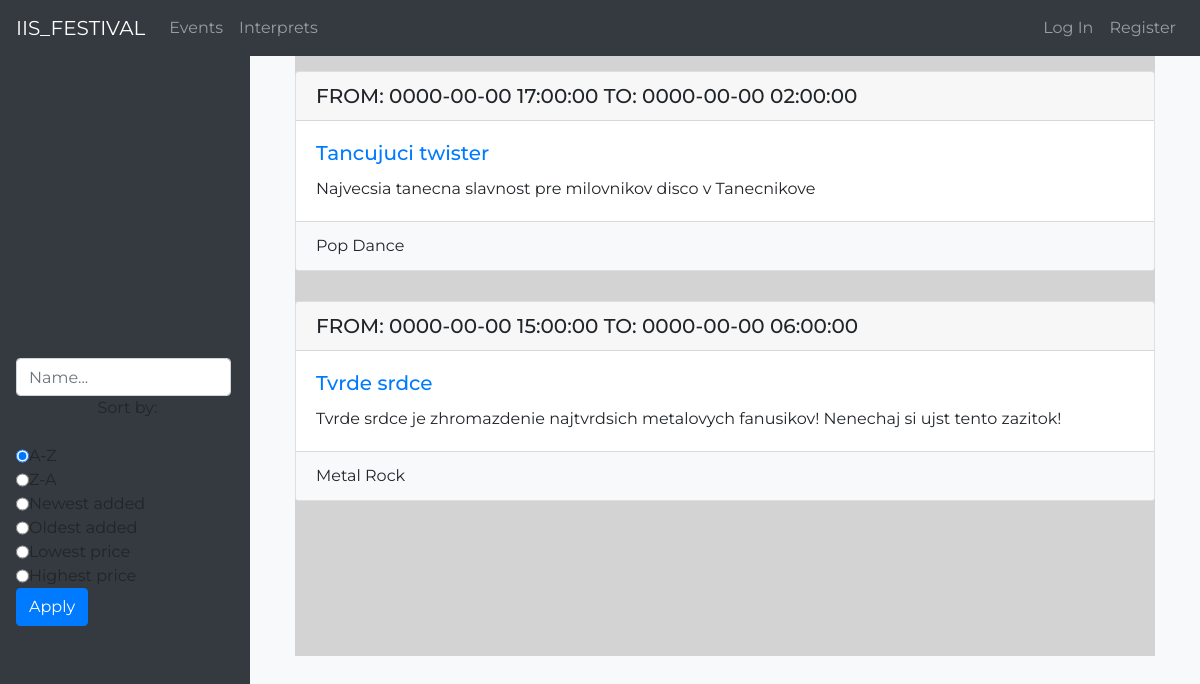
Page /events.php on the earlier database version.
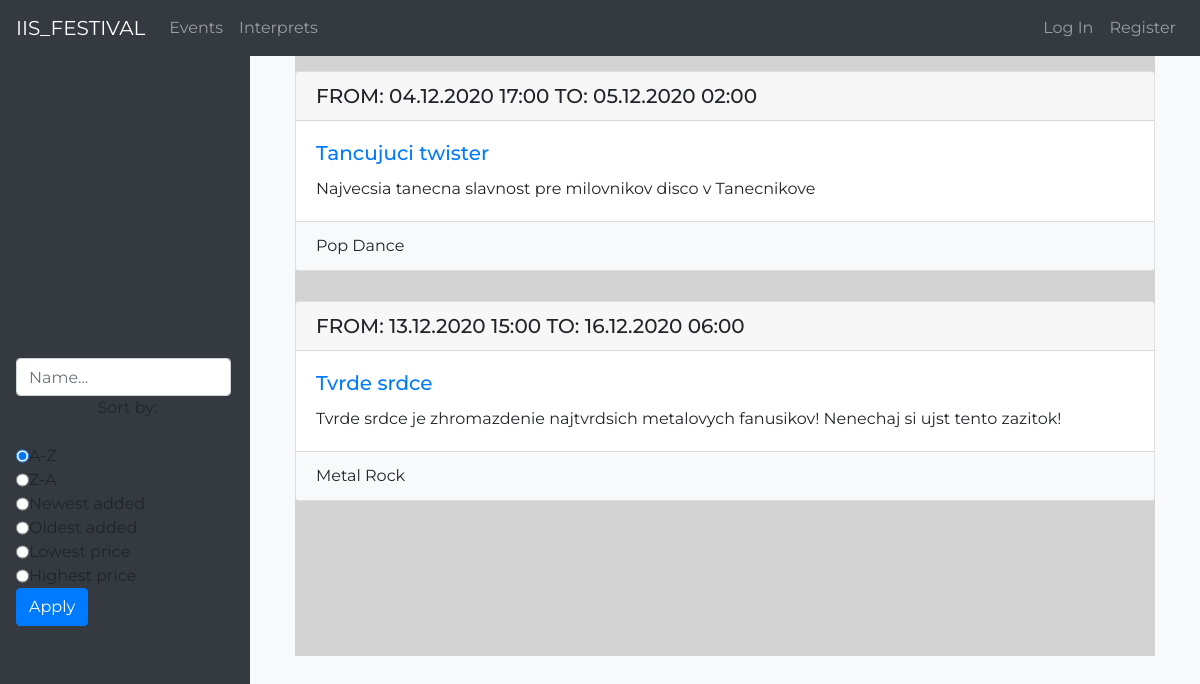
Same page on the later database version.
### tables this page shows
CREATE TABLE EVENTS (
    EventID int PRIMARY KEY AUTO_INCREMENT NOT NULL,
    Name varchar(128) NOT NULL,
    Describtion varchar(255),
    Address varchar(128) NOT NULL,
    Start_date varchar(32) NOT NULL,
    Start_time varchar(32) NOT NULL,
    End_date varchar(32) NOT NULL,
    End_time varchar(32) NOT NULL,
    Price float(24) NOT NULL,
    Capacity int NOT NULL,
    Reserved int NOT NULL,
    MaxCapacity int NOT NULL,
    UserID int NOT NULL,
    FOREIGN KEY (UserID) REFERENCES USERS(UserID)
);

### src/php/includes/general_functions.include.php (called while the page is built, shortened)
<?php
function get_genre_byid($conn, $genre_id)
{
    $sql = "SELECT * FROM GENRE WHERE GenreID = ?;";
    $stmt = mysqli_stmt_init($conn);
    if(!mysqli_stmt_prepare($stmt, $sql))
    {
        header("location: ../../create_event.php?error=stmt_failed");
        exit();
    }
    mysqli_stmt_bind_param($stmt, "i", $genre_id);
    mysqli_stmt_execute($stmt);
    $result = mysqli_stmt_get_result($stmt);
    if($row = mysqli_fetch_assoc($result))
    {
        return $row;
    }
    else
    {
        $result = false;
        return $result;
    }
}
function get_allevents_genres($conn, $event_id)
{
    $sql = "SELECT * FROM EVENT_GENRES WHERE EventID = $event_id;";
    $stmt = mysqli_query($conn, $sql);
    $data = array();
    while ($row = mysqli_fetch_array($stmt)) {
        $data[] = $row;
    }
    return $data;
}
function get_all_events($conn, $order_by, $asc_dec, $where)
{
    $query = "SELECT * FROM EVENTS $where ORDER BY `EVENTS`.`$order_by` $asc_dec;";
    $result = mysqli_query($conn, $query);
    $data = array();
    while($row = mysqli_fetch_assoc($result))
    {
        $data[] = $row;
    }
    return $data;
}

### src/events.php (the view, shortened to what the changed rows need)
<?php
    include_once 'header.php';
?>
    <link href="css/browse.css" rel="stylesheet">
    <div class="container">
        <div class="main fullscreen-container">
            <div class="content">
                <?php
                    require_once "php/includes/database_handler.include.php";
                    require_once "php/includes/general_functions.include.php";
                    $where = "";
                    $orderby = "Name";
                    $asc_dec = "ASC";
                    if($_GET["orderby"]==1)
                    {
                        $orderby = "Name";
                        $asc_dec = "ASC";
                    }
                    $events = get_all_events($conn, $orderby, $asc_dec, $where);
                    foreach($events as $event):
                        $eventid = $event["EventID"];
                        $name = $event["Name"];
                        $describtion = $event["Describtion"];
                        $starts = $event["Start_date"]." ".$event["Start_time"];
                        $ends = $event["End_date"]." ".$event["End_time"];
                        $all_genres = get_allevents_genres($conn, $eventid);
                        $genres = "";
                        foreach($all_genres as $genreid):
                            $genre = get_genre_byid($conn, $genreid["GenreID"]);
                            $genres = $genres . " " . $genre["GenreName"];
                        endforeach;
                        echo "
                        <div class=\"row\">
                        <div class=\"card\">
                            <h5 class=\"card-header\">FROM: $starts TO: $ends</h5>
                            <div class=\"card-body\">
                                <h5 class=\"card-title\"><a href=\"event.php?id=$eventid\" class=\"\">$name</a></h5>
                                <p class=\"card-text\">$describtion</p>
                            </div>
                            <div class=\"card-footer bg-light\">
                            $genres
                            </div>
                        </div>
                        </div>
                        ";
                    endforeach;
                ?>
            </div>
        </div>
    </div>
    </body>
</html>

Differences in the rows shown:
changed events "Tancujuci twister": starts "0000-00-00 17:00:00" → "04.12.2020 17:00"; ends "0000-00-00 02:00:00" → "05.12.2020 02:00"
changed events "Tvrde srdce": starts "0000-00-00 15:00:00" → "13.12.2020 15:00"; ends "0000-00-00 06:00:00" → "16.12.2020 06:00"
